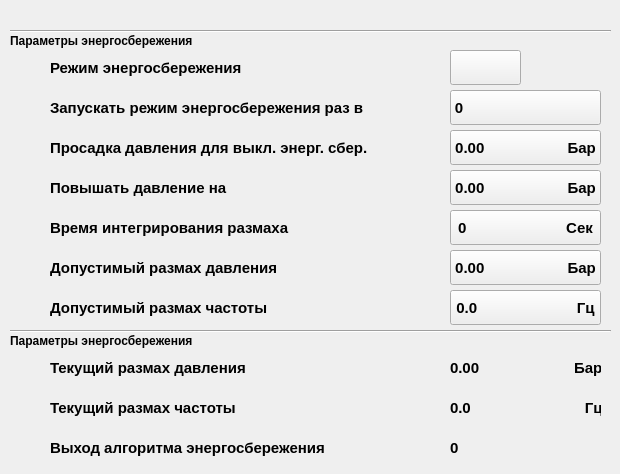
     <widget class="QWidget" name="Settings_Station_Settings_Options_page">
      <widget class="QLabel" name="label_175">
       <property name="geometry">
        <rect>
         <x>10</x>
         <y>30</y>
         <width>191</width>
         <height>21</height>
        </rect>
       </property>
       <property name="font">
        <font>
         <family>Arial</family>
         <pointsize>9</pointsize>
         <weight>75</weight>
         <bold>true</bold>
        </font>
       </property>
       <property name="text">
        <string>Параметры энергосбережения</string>
       </property>
      </widget>
      <widget class="Line" name="station_settings_options_line_1">
       <property name="geometry">
        <rect>
         <x>10</x>
         <y>30</y>
         <width>601</width>
         <height>2</height>
        </rect>
       </property>
       <property name="frameShadow">
        <enum>QFrame::Sunken</enum>
       </property>
       <property name="orientation">
        <enum>Qt::Horizontal</enum>
       </property>
      </widget>
      <widget class="QLabel" name="station_settings_options_icon_label_1">
       <property name="geometry">
        <rect>
         <x>10</x>
         <y>50</y>
         <width>40</width>
         <height>35</height>
        </rect>
       </property>
       <property name="text">
        <string/>
       </property>
      </widget>
      <widget class="QLabel" name="station_settings_options_icon_label_2">
       <property name="geometry">
        <rect>
         <x>10</x>
         <y>90</y>
         <width>40</width>
         <height>35</height>
        </rect>
       </property>
       <property name="text">
        <string/>
       </property>
      </widget>
      <widget class="QLabel" name="station_settings_options_icon_label_3">
       <property name="geometry">
        <rect>
         <x>10</x>
         <y>130</y>
         <width>40</width>
         <height>35</height>
        </rect>
       </property>
       <property name="text">
        <string/>
       </property>
      </widget>
      <widget class="QLabel" name="station_settings_options_icon_label_4">
       <property name="geometry">
        <rect>
         <x>10</x>
         <y>170</y>
         <width>40</width>
         <height>35</height>
        </rect>
       </property>
       <property name="text">
        <string/>
       </property>
      </widget>
      <widget class="QLabel" name="station_settings_options_icon_label_5">
       <property name="geometry">
        <rect>
         <x>10</x>
         <y>210</y>
         <width>40</width>
         <height>35</height>
        </rect>
       </property>
       <property name="text">
        <string/>
       </property>
      </widget>
      <widget class="QLabel" name="station_settings_options_icon_label_6_1">
       <property name="geometry">
        <rect>
         <x>10</x>
         <y>250</y>
         <width>40</width>
         <height>35</height>
        </rect>
       </property>
       <property name="text">
        <string/>
       </property>
      </widget>
      <widget class="QLabel" name="station_settings_options_icon_label_6_2">
       <property name="geometry">
        <rect>
         <x>10</x>
         <y>290</y>
         <width>40</width>
         <height>35</height>
        </rect>
       </property>
       <property name="text">
        <string/>
       </property>
      </widget>
      <widget class="Line" name="station_settings_options_line_2">
       <property name="geometry">
        <rect>
         <x>10</x>
         <y>330</y>
         <width>601</width>
         <height>2</height>
        </rect>
       </property>
       <property name="frameShadow">
        <enum>QFrame::Sunken</enum>
       </property>
       <property name="orientation">
        <enum>Qt::Horizontal</enum>
       </property>
      </widget>
      <widget class="QLabel" name="station_settings_options_icon_label_7_1">
       <property name="geometry">
        <rect>
         <x>10</x>
         <y>350</y>
         <width>40</width>
         <height>35</height>
        </rect>
       </property>
       <property name="text">
        <string/>
       </property>
      </widget>
      <widget class="QLabel" name="label_184">
       <property name="geometry">
        <rect>
         <x>10</x>
         <y>330</y>
         <width>191</width>
         <height>21</height>
        </rect>
       </property>
       <property name="font">
        <font>
         <family>Arial</family>
         <pointsize>9</pointsize>
         <weight>75</weight>
         <bold>true</bold>
        </font>
       </property>
       <property name="text">
        <string>Параметры энергосбережения</string>
       </property>
      </widget>
      <widget class="QLabel" name="station_settings_options_icon_label_7_2">
       <property name="geometry">
        <rect>
         <x>10</x>
         <y>390</y>
         <width>40</width>
         <height>35</height>
        </rect>
       </property>
       <property name="text">
        <string/>
       </property>
      </widget>
      <widget class="QLabel" name="station_settings_options_icon_label_7_3">
       <property name="geometry">
        <rect>
         <x>10</x>
         <y>430</y>
         <width>40</width>
         <height>35</height>
        </rect>
       </property>
       <property name="text">
        <string/>
       </property>
      </widget>
      <widget class="QLabel" name="label_187">
       <property name="geometry">
        <rect>
         <x>50</x>
         <y>50</y>
         <width>331</width>
         <height>35</height>
        </rect>
       </property>
       <property name="font">
        <font>
         <family>Arial</family>
         <pointsize>11</pointsize>
         <weight>75</weight>
         <bold>true</bold>
        </font>
       </property>
       <property name="text">
        <string>Режим энергосбережения</string>
       </property>
      </widget>
      <widget class="QLabel" name="label_188">
       <property name="geometry">
        <rect>
         <x>50</x>
         <y>90</y>
         <width>331</width>
         <height>35</height>
        </rect>
       </property>
       <property name="font">
        <font>
         <family>Arial</family>
         <pointsize>11</pointsize>
         <weight>75</weight>
         <bold>true</bold>
        </font>
       </property>
       <property name="text">
        <string>Запускать режим энергосбережения раз в</string>
       </property>
      </widget>
      <widget class="QLabel" name="label_189">
       <property name="geometry">
        <rect>
         <x>50</x>
         <y>130</y>
         <width>331</width>
         <height>35</height>
        </rect>
       </property>
       <property name="font">
        <font>
         <family>Arial</family>
         <pointsize>11</pointsize>
         <weight>75</weight>
         <bold>true</bold>
        </font>
       </property>
       <property name="text">
        <string>Просадка давления для выкл. энерг. сбер.</string>
       </property>
      </widget>
      <widget class="QLabel" name="label_190">
       <property name="geometry">
        <rect>
         <x>50</x>
         <y>170</y>
         <width>331</width>
         <height>35</height>
        </rect>
       </property>
       <property name="font">
        <font>
         <family>Arial</family>
         <pointsize>11</pointsize>
         <weight>75</weight>
         <bold>true</bold>
        </font>
       </property>
       <property name="text">
        <string>Повышать давление на</string>
       </property>
      </widget>
      <widget class="QLabel" name="label_191">
       <property name="geometry">
        <rect>
         <x>50</x>
         <y>210</y>
         <width>331</width>
         <height>35</height>
        </rect>
       </property>
       <property name="font">
        <font>
         <family>Arial</family>
         <pointsize>11</pointsize>
         <weight>75</weight>
         <bold>true</bold>
        </font>
       </property>
       <property name="text">
        <string>Время интегрирования размаха</string>
       </property>
      </widget>
      <widget class="QLabel" name="label_192">
       <property name="geometry">
        <rect>
         <x>50</x>
         <y>250</y>
         <width>331</width>
         <height>35</height>
        </rect>
       </property>
       <property name="font">
        <font>
         <family>Arial</family>
         <pointsize>11</pointsize>
         <weight>75</weight>
         <bold>true</bold>
        </font>
       </property>
       <property name="text">
        <string>Допустимый размах давления</string>
       </property>
      </widget>
      <widget class="QLabel" name="label_193">
       <property name="geometry">
        <rect>
         <x>50</x>
         <y>290</y>
         <width>331</width>
         <height>35</height>
        </rect>
       </property>
       <property name="font">
        <font>
         <family>Arial</family>
         <pointsize>11</pointsize>
         <weight>75</weight>
         <bold>true</bold>
        </font>
       </property>
       <property name="text">
        <string>Допустимый размах частоты</string>
       </property>
      </widget>
      <widget class="QLabel" name="label_194">
       <property name="geometry">
        <rect>
         <x>50</x>
         <y>350</y>
         <width>551</width>
         <height>35</height>
        </rect>
       </property>
       <property name="font">
        <font>
         <family>Arial</family>
         <pointsize>11</pointsize>
         <weight>75</weight>
         <bold>true</bold>
        </font>
       </property>
       <property name="text">
        <string>Текущий размах давления                                                                               Бар</string>
       </property>
      </widget>
      <widget class="QLabel" name="label_195">
       <property name="geometry">
        <rect>
         <x>50</x>
         <y>390</y>
         <width>551</width>
         <height>35</height>
        </rect>
       </property>
       <property name="font">
        <font>
         <family>Arial</family>
         <pointsize>11</pointsize>
         <weight>75</weight>
         <bold>true</bold>
        </font>
       </property>
       <property name="text">
        <string>Текущий размах частоты                                                                                    Гц</string>
       </property>
      </widget>
      <widget class="QLabel" name="label_196">
       <property name="geometry">
        <rect>
         <x>50</x>
         <y>430</y>
         <width>551</width>
         <height>35</height>
        </rect>
       </property>
       <property name="font">
        <font>
         <family>Arial</family>
         <pointsize>11</pointsize>
         <weight>75</weight>
         <bold>true</bold>
        </font>
       </property>
       <property name="text">
        <string>Выход алгоритма энергосбережения</string>
       </property>
      </widget>
      <widget class="QLabel" name="shield_48_label">
       <property name="geometry">
        <rect>
         <x>410</x>
         <y>50</y>
         <width>40</width>
         <height>35</height>
        </rect>
       </property>
       <property name="text">
        <string/>
       </property>
      </widget>
      <widget class="QLabel" name="shield_50_label">
       <property name="geometry">
        <rect>
         <x>410</x>
         <y>130</y>
         <width>40</width>
         <height>35</height>
        </rect>
       </property>
       <property name="text">
        <string/>
       </property>
      </widget>
      <widget class="QLabel" name="shield_51_label">
       <property name="geometry">
        <rect>
         <x>410</x>
         <y>170</y>
         <width>40</width>
         <height>35</height>
        </rect>
       </property>
       <property name="text">
        <string/>
       </property>
      </widget>
      <widget class="QLabel" name="shield_52_label">
       <property name="geometry">
        <rect>
         <x>410</x>
         <y>210</y>
         <width>40</width>
         <height>35</height>
        </rect>
       </property>
       <property name="text">
        <string/>
       </property>
      </widget>
      <widget class="QLabel" name="shield_53_label">
       <property name="geometry">
        <rect>
         <x>410</x>
         <y>250</y>
         <width>40</width>
         <height>35</height>
        </rect>
       </property>
       <property name="text">
        <string/>
       </property>
      </widget>
      <widget class="QLabel" name="shield_54_label">
       <property name="geometry">
        <rect>
         <x>410</x>
         <y>290</y>
         <width>40</width>
         <height>35</height>
        </rect>
       </property>
       <property name="text">
        <string/>
       </property>
      </widget>
      <widget class="QPushButton" name="station_settings_options_start_energy_saving_mode_once_every_15PowerSavingModeTime_pushButton">
       <property name="geometry">
        <rect>
         <x>450</x>
         <y>90</y>
         <width>151</width>
         <height>35</height>
        </rect>
       </property>
       <property name="font">
        <font>
         <family>Arial</family>
         <pointsize>11</pointsize>
         <weight>75</weight>
         <bold>true</bold>
        </font>
       </property>
       <property name="text">
        <string>0                                </string>
       </property>
      </widget>
      <widget class="QPushButton" name="station_settings_options_presure_drawdown_to_turn_off_energy_saving_mode_15PowerSavingModeExitPresure_pushButton">
       <property name="geometry">
        <rect>
         <x>450</x>
         <y>130</y>
         <width>151</width>
         <height>35</height>
        </rect>
       </property>
       <property name="font">
        <font>
         <family>Arial</family>
         <pointsize>11</pointsize>
         <weight>75</weight>
         <bold>true</bold>
        </font>
       </property>
       <property name="text">
        <string>0.00                    Бар</string>
       </property>
      </widget>
      <widget class="QPushButton" name="station_settings_options_increase_pressure_by_15PowerSavingModePressureIncrease_pushButton">
       <property name="geometry">
        <rect>
         <x>450</x>
         <y>170</y>
         <width>151</width>
         <height>35</height>
        </rect>
       </property>
       <property name="font">
        <font>
         <family>Arial</family>
         <pointsize>11</pointsize>
         <weight>75</weight>
         <bold>true</bold>
        </font>
       </property>
       <property name="text">
        <string>0.00                    Бар</string>
       </property>
      </widget>
      <widget class="QPushButton" name="station_settings_options_swing_integration_time_15PowerSavingModeIntegrationTime_pushButton">
       <property name="geometry">
        <rect>
         <x>450</x>
         <y>210</y>
         <width>151</width>
         <height>35</height>
        </rect>
       </property>
       <property name="font">
        <font>
         <family>Arial</family>
         <pointsize>11</pointsize>
         <weight>75</weight>
         <bold>true</bold>
        </font>
       </property>
       <property name="text">
        <string>0                        Сек</string>
       </property>
      </widget>
      <widget class="QPushButton" name="station_settings_options_acceptable_pressure_swing_15PowerSavingAllowablePressureSwing_pushButton">
       <property name="geometry">
        <rect>
         <x>450</x>
         <y>250</y>
         <width>151</width>
         <height>35</height>
        </rect>
       </property>
       <property name="font">
        <font>
         <family>Arial</family>
         <pointsize>11</pointsize>
         <weight>75</weight>
         <bold>true</bold>
        </font>
       </property>
       <property name="text">
        <string>0.00                    Бар</string>
       </property>
      </widget>
      <widget class="QPushButton" name="station_settings_options_acceptable_frequency_swing_15PowerSavingPermissibleFrequencySpan_pushButton">
       <property name="geometry">
        <rect>
         <x>450</x>
         <y>290</y>
         <width>151</width>
         <height>35</height>
        </rect>
       </property>
       <property name="font">
        <font>
         <family>Arial</family>
         <pointsize>11</pointsize>
         <weight>75</weight>
         <bold>true</bold>
        </font>
       </property>
       <property name="text">
        <string>0.0                        Гц</string>
       </property>
      </widget>
      <widget class="QLabel" name="station_settings_options_80PowerSavingPeakToPeakPressure_label">
       <property name="geometry">
        <rect>
         <x>450</x>
         <y>350</y>
         <width>51</width>
         <height>35</height>
        </rect>
       </property>
       <property name="font">
        <font>
         <family>Arial</family>
         <pointsize>11</pointsize>
         <weight>75</weight>
         <bold>true</bold>
        </font>
       </property>
       <property name="text">
        <string>0.00</string>
       </property>
      </widget>
      <widget class="QLabel" name="station_settings_options_80PowerSavingPeakToPeakFrequency_label">
       <property name="geometry">
        <rect>
         <x>450</x>
         <y>390</y>
         <width>51</width>
         <height>35</height>
        </rect>
       </property>
       <property name="font">
        <font>
         <family>Arial</family>
         <pointsize>11</pointsize>
         <weight>75</weight>
         <bold>true</bold>
        </font>
       </property>
       <property name="text">
        <string>0.0</string>
       </property>
      </widget>
      <widget class="QLabel" name="station_settings_options_80PowerSavingModeOutput_label">
       <property name="geometry">
        <rect>
         <x>450</x>
         <y>430</y>
         <width>51</width>
         <height>35</height>
        </rect>
       </property>
       <property name="font">
        <font>
         <family>Arial</family>
         <pointsize>11</pointsize>
         <weight>75</weight>
         <bold>true</bold>
        </font>
       </property>
       <property name="text">
        <string>0</string>
       </property>
      </widget>
      <widget class="QLabel" name="shield_49_label">
       <property name="geometry">
        <rect>
         <x>410</x>
         <y>90</y>
         <width>40</width>
         <height>35</height>
        </rect>
       </property>
       <property name="text">
        <string/>
       </property>
      </widget>
      <widget class="QPushButton" name="station_settings_options_energy_saving_mode_15PowerSavingModeOn_pushButton">
       <property name="geometry">
        <rect>
         <x>450</x>
         <y>50</y>
         <width>71</width>
         <height>35</height>
        </rect>
       </property>
       <property name="font">
        <font>
         <family>Arial</family>
         <pointsize>11</pointsize>
         <weight>75</weight>
         <bold>true</bold>
        </font>
       </property>
       <property name="text">
        <string/>
       </property>
      </widget>
     </widget>
